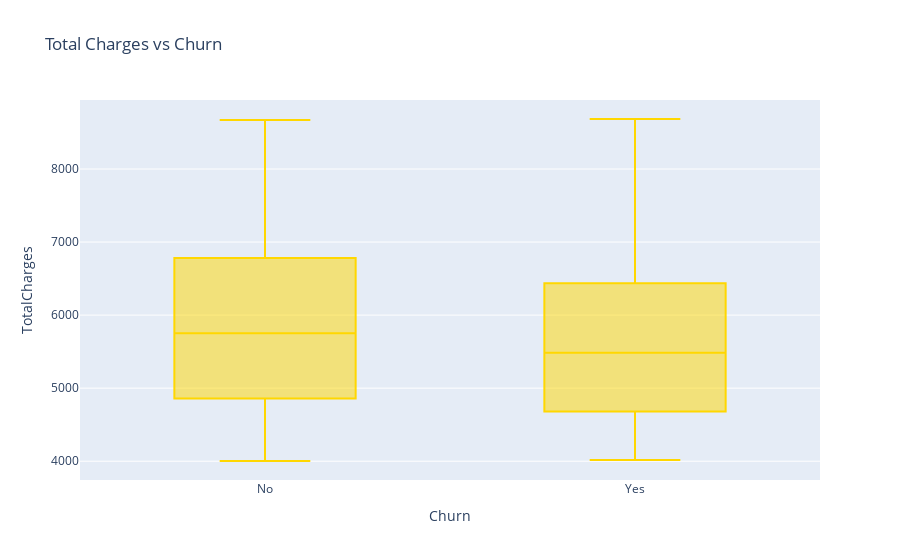

Source (notebook cell):
### Code cell
px.box(charge,x='Churn', y='TotalCharges',color_discrete_sequence=["gold"],title='Total Charges vs Churn')

### Figure 1 — Plotly figure (JSON) as saved in the notebook; plotly's stock layout.template omitted (floating-point values rounded to 4 significant figures; data arrays with more than 128 entries replaced by an {"elided": "..."} marker saying what was removed)
{"data": [{"alignmentgroup": "True", "hovertemplate": "Churn=%{x}<br>TotalCharges=%{y}<extra></extra>", "legendgroup": "", "marker": {"color": "gold"}, "name": "", "notched": false, "offsetgroup": "", "orientation": "v", "showlegend": false, "type": "box", "x": {"elided": "1648 str values"}, "x0": " ", "xaxis": "x", "y": {"elided": "1648 float values"}, "y0": " ", "yaxis": "y"}], "layout": {"boxmode": "group", "legend": {"tracegroupgap": 0}, "title": {"text": "Total Charges vs Churn"}, "xaxis": {"anchor": "y", "domain": [0, 1], "title": {"text": "Churn"}}, "yaxis": {"anchor": "x", "domain": [0, 1], "title": {"text": "TotalCharges"}}}}
